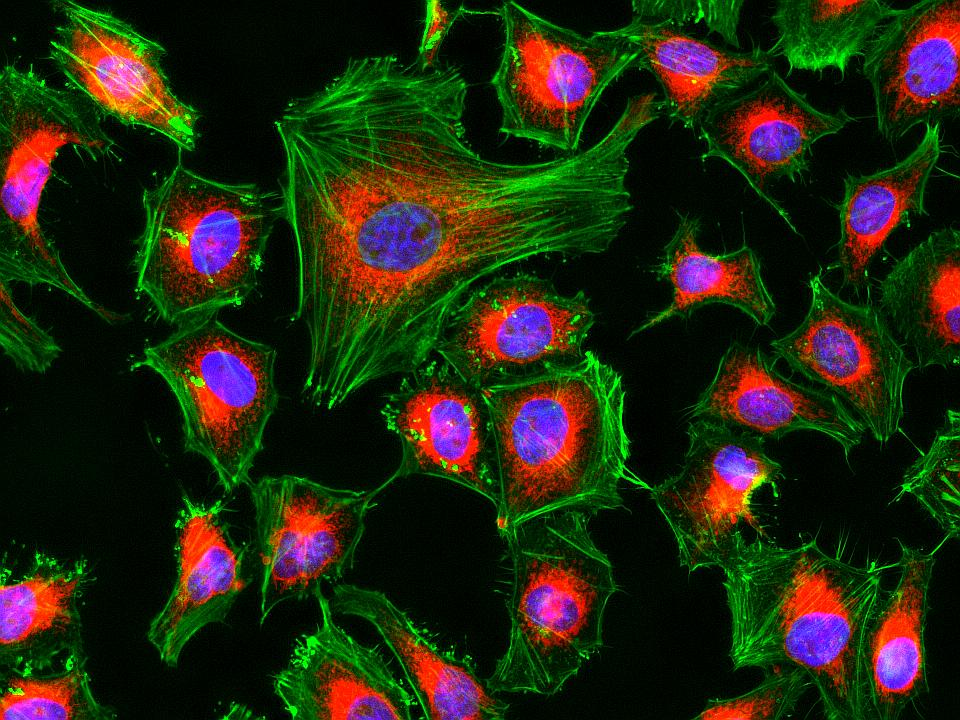
#> input picture Ensayos_Pruebas/Ayudas/Clase Imágenes/cell.jpg, 960 x 720 px
$ jupyter execute 1_1_Bases_Espacio_de_color.ipynb   (shell and % lines are left out)
#> lines starting #> are read from the running program, lines starting #| are printed output that depends on the picture; long printed decimals are rounded
[cell 1]
# [8 lines of commented-out code are left out]

[cell 2]
import cv2
import numpy as np
import matplotlib.pyplot as plt

[cell 3]
img=cv2.imread('cell.jpg')
#> img is the input picture: shape (720, 960, 3); mean B, G, R 17.7, 39.7, 36.5
img=cv2.cvtColor(img, cv2.COLOR_BGR2RGB)

[cell 4]
print ('tamanho, producto de f*col*can ', img.size)
#| tamanho, producto de f*col*can  2073600
print ('tipo                           ', img.dtype)
#| tipo                            uint8
print ('tamanho de la primera dimension', len(img))
#| tamanho de la primera dimension 720
print ('tamanho de la segunda          ', len(img[0,:,:]))
#| tamanho de la segunda           960
print ('tamanho de la tercera          ', len(img[0,0,:]))
#| tamanho de la tercera           3
print ('filas, columnas y canales      ', img.shape)
#| filas, columnas y canales       (720, 960, 3)
print ('media                          ', img.mean())
#| media                           31.305
print ('desviacion estandar            ', img.std())
#| desviacion estandar             53.609
print ('valor minimo                   ', img.min())
#| valor minimo                    0
print ('valor maximo                   ', img.max())
#| valor maximo                    255

[cell 5]
plt.imshow(img)
plt.show()
# cv2.namedWindow('Ventana', 0)   #Crear ventana
# cv2.imshow('Ventana',img)       #Mostrar la imagen en la ventana creada
# cv2.waitKey(0)                  #Dejar la ventana abierta hasta el siguiente enter
# cv2.destroyAllWindows()

[cell 6]
imgR=img[:,:,0]
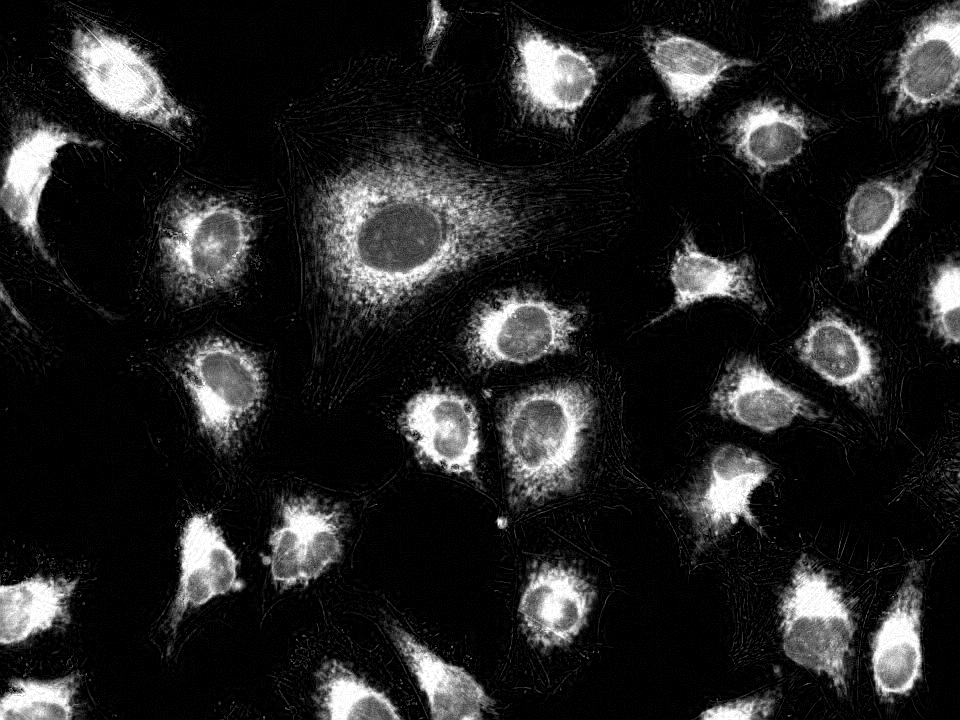
#> imgR: shape (720, 960); min 0, max 255, mean 36.5
imgG=img[:,:,1]
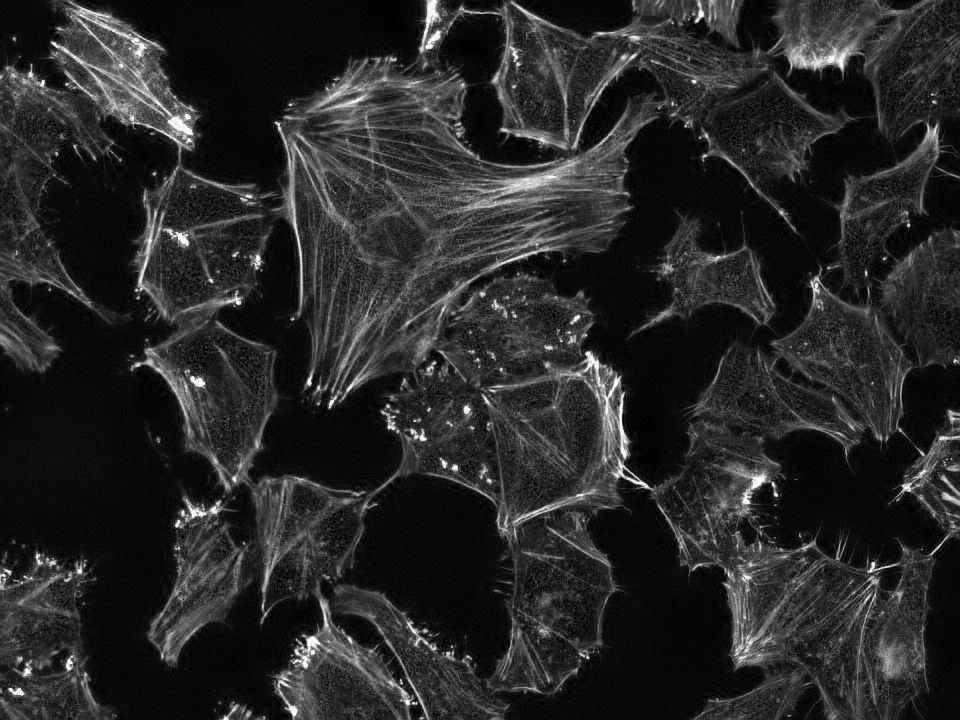
#> imgG: shape (720, 960); min 0, max 255, mean 39.7
imgB=img[:,:,2]
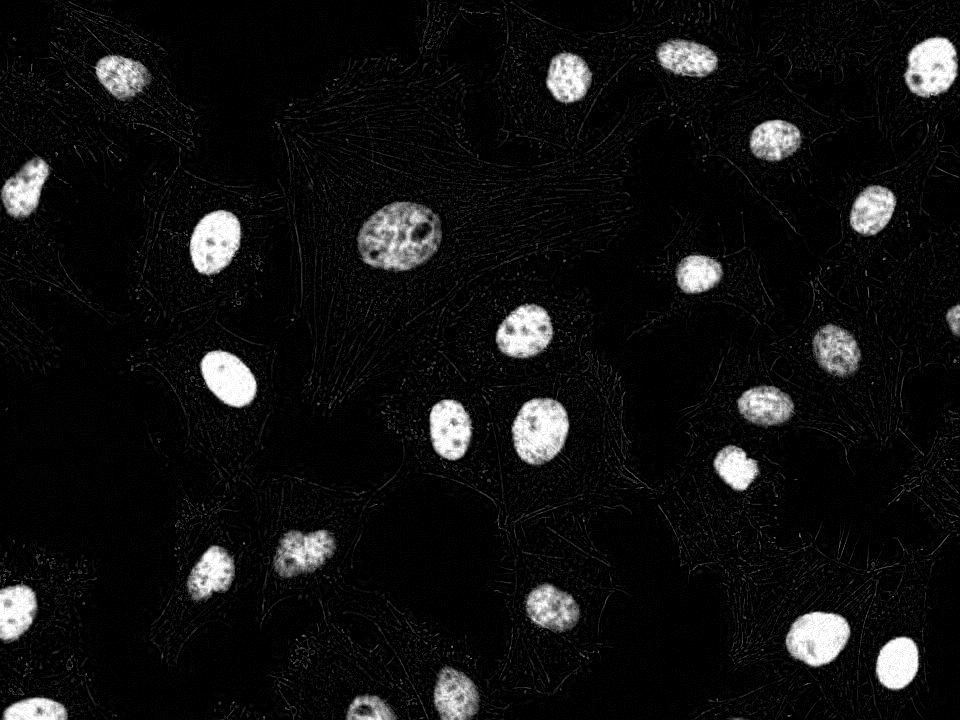
#> imgB: shape (720, 960); min 0, max 255, mean 17.7

[cell 7]
plt.figure(figsize=(15,6))
plt.subplot(1,3,1)
plt.imshow(imgB, cmap='gray')
plt.subplot(1,3,2)
plt.imshow(imgG, cmap='gray')
plt.subplot(1,3,3)
plt.imshow(imgR, cmap='gray')
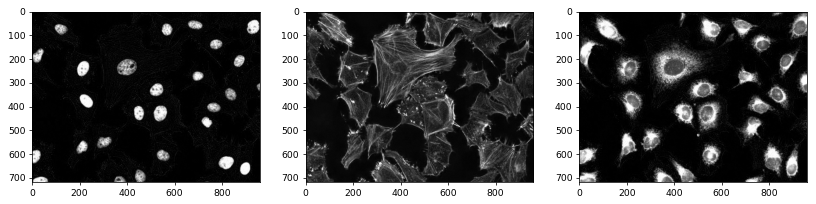
#> figure drawn by matplotlib, 3 panels

[cell 8]
plt.figure(figsize=(15,6))
plt.subplot(1,3,1)
plt.imshow(imgB, cmap='Reds')
plt.subplot(1,3,2)
plt.imshow(imgG, cmap='Greens')
plt.subplot(1,3,3)
plt.imshow(imgR, cmap='Blues')

[cell 9]
# Elimina canales para graficar el color real de cada canal
imaR=np.copy(img)
imaR[:,:,1]=0
imaR[:,:,2]=0
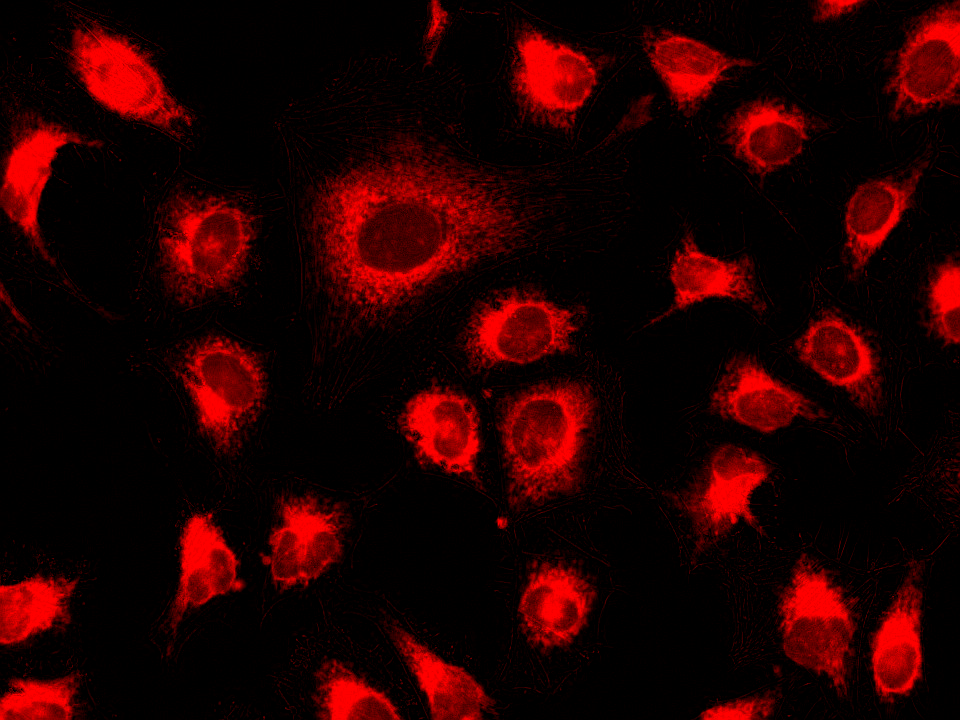
#> imaR: shape (720, 960, 3); mean R, G, B 36.5, 0, 0

imaG=np.copy(img)
imaG[:,:,0]=0
imaG[:,:,2]=0
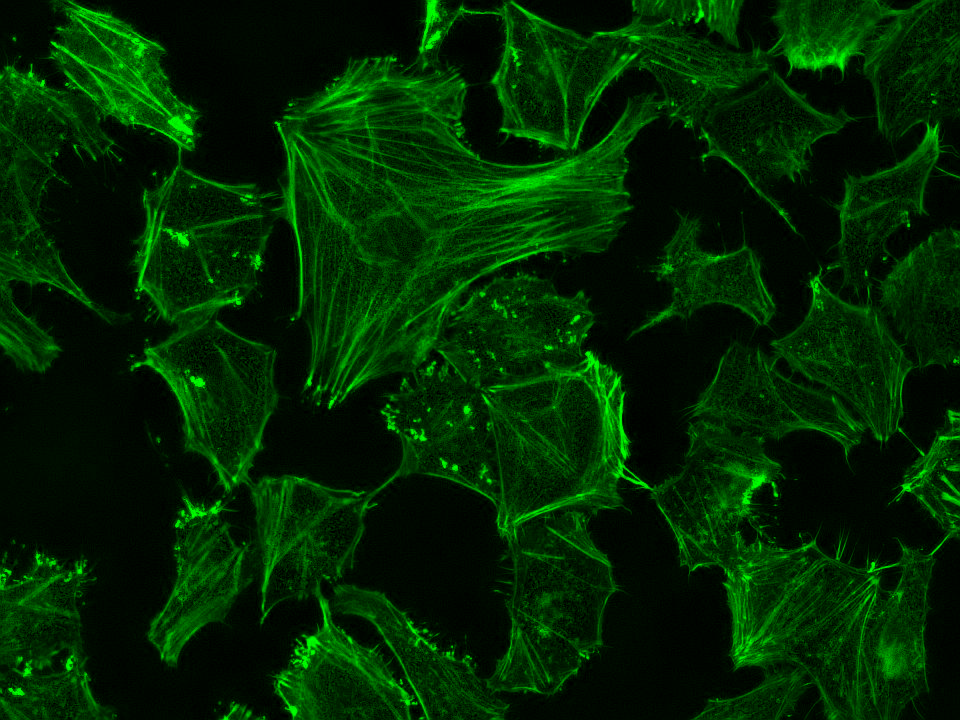
#> imaG: shape (720, 960, 3); mean R, G, B 0, 39.7, 0

imaB=np.copy(img)
imaB[:,:,1]=0
imaB[:,:,0]=0
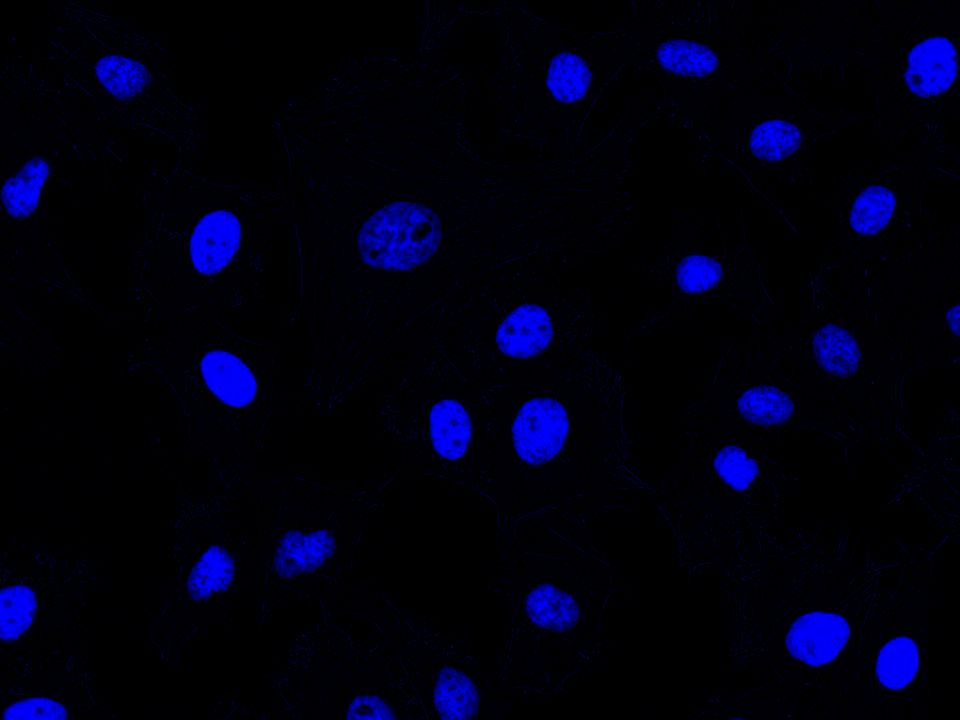
#> imaB: shape (720, 960, 3); mean R, G, B 0, 0, 17.7

[cell 10]
plt.figure(figsize=(15,6))
plt.subplot(1,3,1)
plt.imshow(imaB)
plt.subplot(1,3,2)
plt.imshow(imaG)
plt.subplot(1,3,3)
plt.imshow(imaR)

[cell 11]
imaHSV=cv2.cvtColor(img, cv2.COLOR_BGR2HSV)
#> imaHSV: shape (720, 960, 3); mean H, S, V 76.1, 233.1, 64.4

[cell 12]
plt.figure(figsize=(15,6))
plt.subplot(1,2,1)
plt.imshow(img)
plt.subplot(1,2,2)
plt.imshow(imaHSV)

[cell 13]
cv2.imwrite('Imagen1.1.png',imaHSV)
#> Out = True

[cell 14]
plt.imshow(imaHSV[:,:,2], cmap='gray')
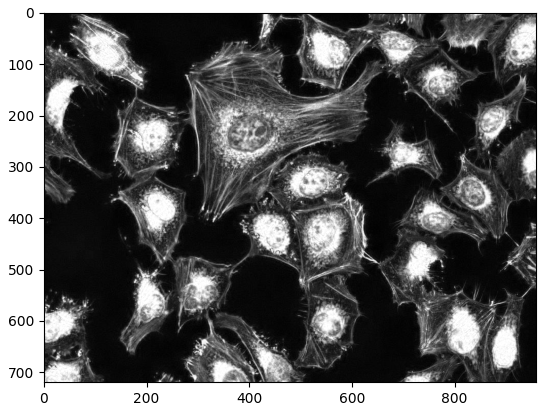
#> figure drawn by matplotlib, 1 panel

$ run again, with Ensayos_Pruebas/Ayudas/Clase Imágenes/ImagenNuevadeBacteia.jpg copied over Ensayos_Pruebas/Ayudas/Clase Imágenes/cell.jpg
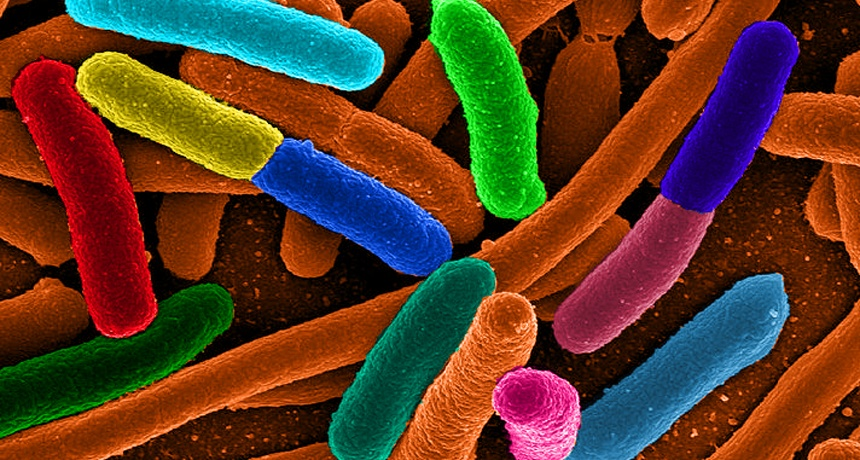
#> input picture Ensayos_Pruebas/Ayudas/Clase Imágenes/ImagenNuevadeBacteia.jpg, 860 x 460 px
#> img is the input picture: shape (460, 860, 3); mean B, G, R 37.4, 59.7, 93.7
#| tamanho, producto de f*col*can  1186800
#| tipo                            uint8
#| tamanho de la primera dimension 460
#| tamanho de la segunda           860
#| tamanho de la tercera           3
#| filas, columnas y canales       (460, 860, 3)
#| media                           63.582
#| desviacion estandar             67.271
#| valor minimo                    0
#| valor maximo                    255
#> `imaB[:,:,0]=0`:
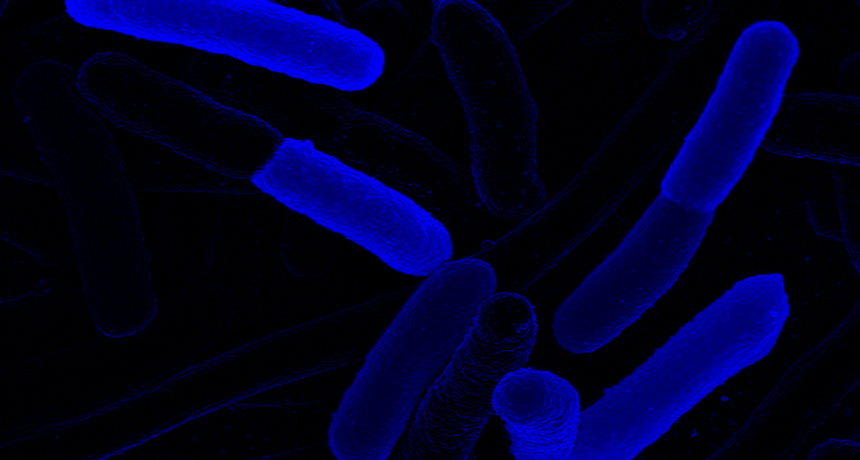
#> imaB: shape (460, 860, 3); mean R, G, B 0, 0, 37.4
#> imaHSV: shape (460, 860, 3); mean H, S, V 95.2, 234.7, 124.2
#> Out = True
#> `[cell 14] plt.imshow(imaHSV[:,:,2], cmap='gray')`:
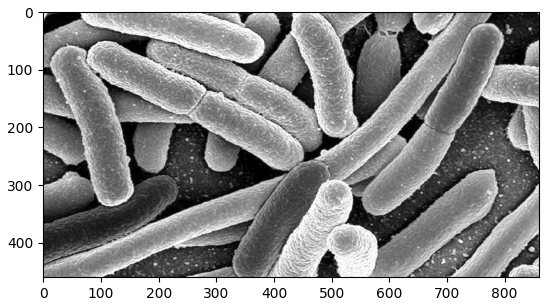
#> figure drawn by matplotlib, 1 panel
